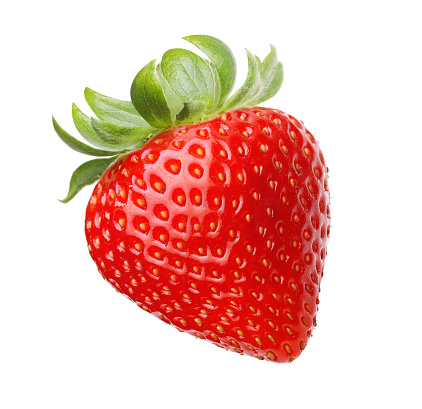
#> input picture ImageProcessingPython/PracticaIntroductioria/fresa.jpeg, 422 x 409 px
$ python 'channels(2).py'
#> lines starting #> are read from the running program, lines starting #| are printed output that depends on the picture
#!/usr/bin/env python3
# -*- coding: utf-8 -*-
"""
Created on Mon Feb  7 19:25:41 2022

Other option for channel decomposition

@author: Ignacio Cordova Pou
"""

import matplotlib.pyplot as plt
import numpy as np

#llegim la imatge
im = plt.imread('fresa.jpeg')
#> im is the input picture: shape (409, 422, 3); mean R, G, B 237.2, 193.4, 184.2

#dimensions i nº de capes de la imatge
dim = im.shape
#> dim = (409, 422, 3)

print("Alçada:",dim[0], "píxels")
#| Alçada: 409 píxels
print("Amplada:",dim[1], "píxels")
#| Amplada: 422 píxels
print("Capes:",dim[2])
#| Capes: 3

#circle1 = plt.Circle((390, 280), 110, color='black',fill=False)
#circle2 = plt.Circle((390, 280), 110, color='black',fill=False)
#circle3 = plt.Circle((390, 280), 110, color='black',fill=False)

f, axarr = plt.subplots(2,3) # f is the figure, axarr is axes array


#les escales de grisos noms necessiten un array 2d

imr = im[:,:,0]
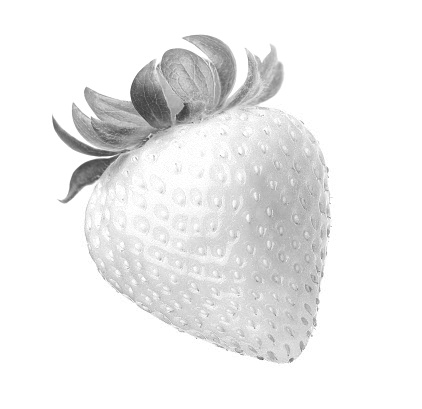
#> imr: shape (409, 422); min 60, max 255, mean 237.2
axarr[0,0].imshow(imr,cmap='gray')
axarr[0,0].set_title('Extracció R')
axarr[0,0].axis('off')
#axarr[0,0].add_patch(circle1)
#axarr[0,0].text(200, 150, 'Red car', fontsize=14)

img = im[:,:,1]
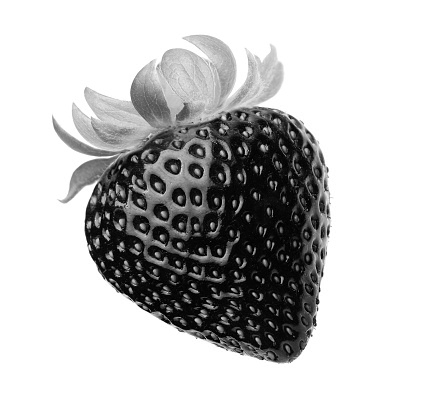
#> img: shape (409, 422); min 0, max 255, mean 193.4
axarr[0,1].imshow(img,cmap = 'gray')
axarr[0,1].set_title('Extracció G')
axarr[0,1].axis('off')
#axarr[0,1].add_patch(circle2)

imb = im[:,:,2]
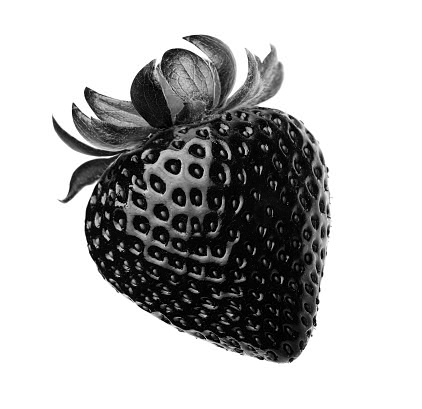
#> imb: shape (409, 422); min 0, max 255, mean 184.2
axarr[0,2].imshow(imb,cmap = 'gray')
axarr[0,2].set_title('Extracció B')
axarr[0,2].axis('off')
#axarr[0,2].add_patch(circle3)


#Ara anem a per els canals RGB


imR = np.zeros((dim[0],dim[1],dim[2]),dtype=np.uint8)#creem 3 matrius de zeros
imR[:,:,0]=imr
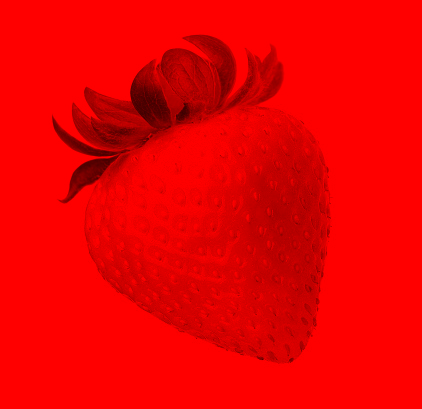
#> imR: shape (409, 422, 3); mean of channels 0, 1, 2 237.2, 0, 0; drawn as R, G, B
axarr[1,0].imshow(imR)
axarr[1,0].set_title('R')
axarr[1,0].axis('off')

imG = np.zeros((dim[0],dim[1],dim[2]),dtype=np.uint8)#creem 3 matrius de zeros
imG[:,:,1]=img
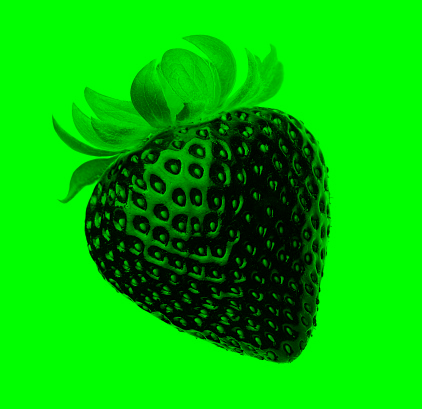
#> imG: shape (409, 422, 3); mean of channels 0, 1, 2 0, 193.4, 0; drawn as R, G, B
axarr[1,1].imshow(imG)
axarr[1,1].set_title('G')
axarr[1,1].axis('off')

imB = np.zeros((dim[0],dim[1],dim[2]),dtype=np.uint8)#creem 3 matrius de zeros
imB[:,:,2]=imb
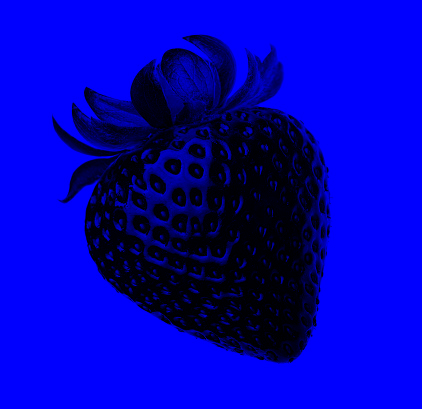
#> imB: shape (409, 422, 3); mean of channels 0, 1, 2 0, 0, 184.2; drawn as R, G, B
axarr[1,2].imshow(imB)
axarr[1,2].set_title('B')
axarr[1,2].axis('off')

$ run again, with ImageProcessingPython/PracticaIntroductioria/channels(2).png saved as ImageProcessingPython/PracticaIntroductioria/fresa.jpeg
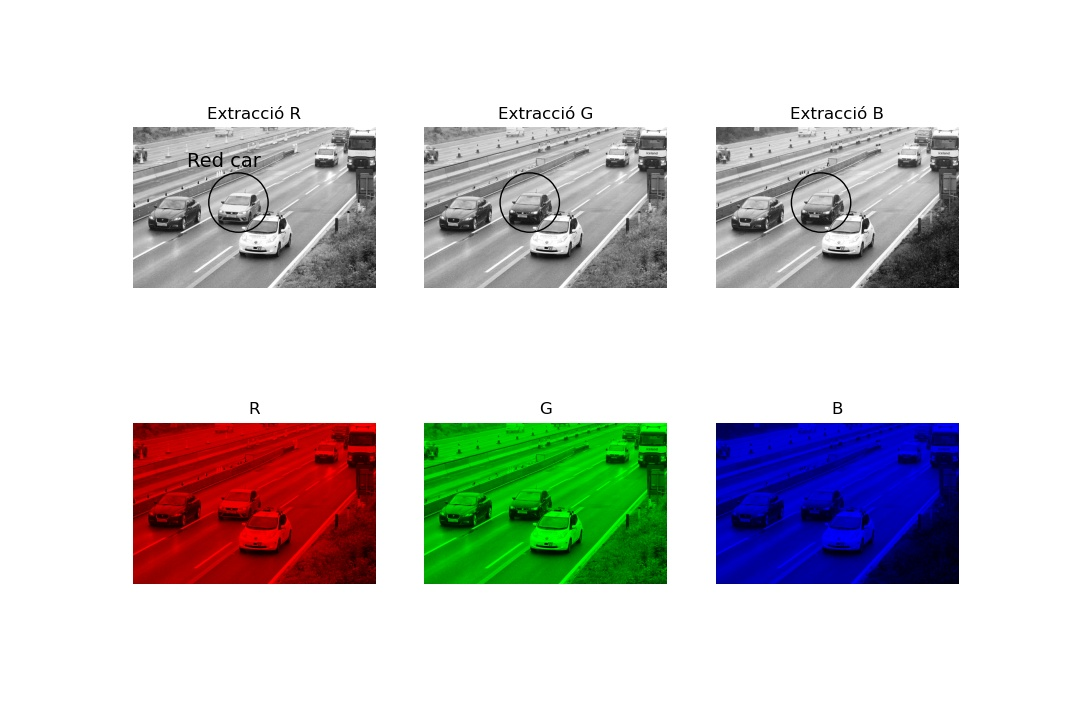
#> input picture ImageProcessingPython/PracticaIntroductioria/channels(2).png, 1065 x 704 px
#> im is the input picture: shape (704, 1065, 3); mean R, G, B 206.8, 206.9, 206.7
#| Alçada: 704 píxels
#| Amplada: 1065 píxels
#| Capes: 3
#> `imG[:,:,1]=img`:
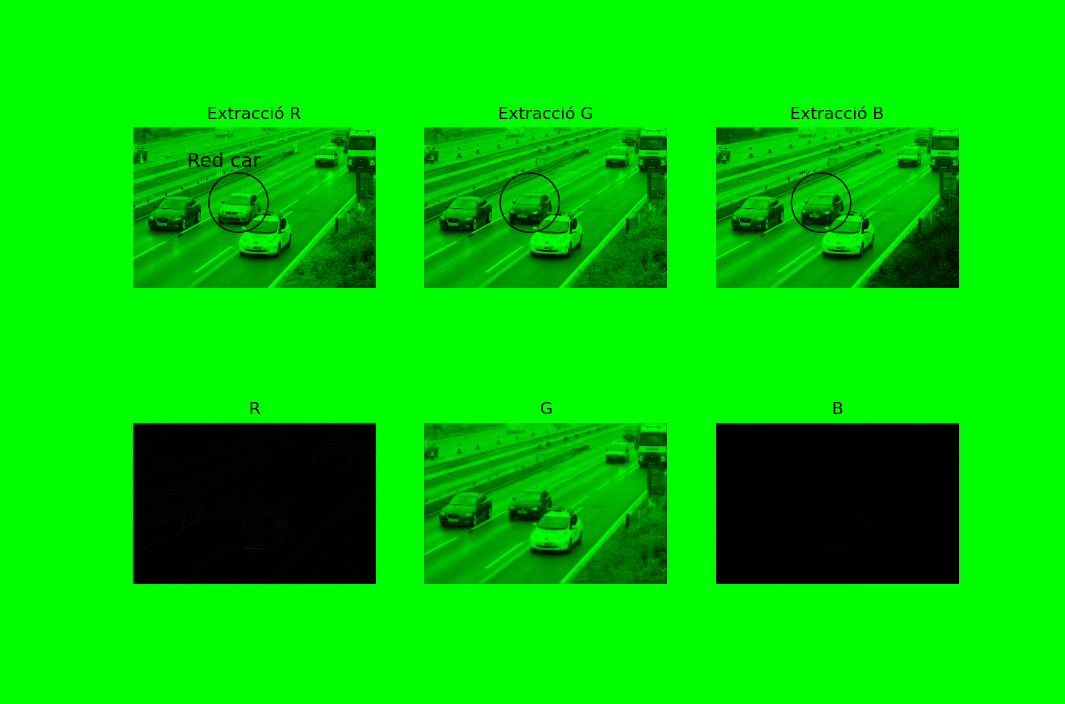
#> imG: shape (704, 1065, 3); mean of channels 0, 1, 2 0, 206.9, 0; drawn as R, G, B
#> `imB[:,:,2]=imb`:
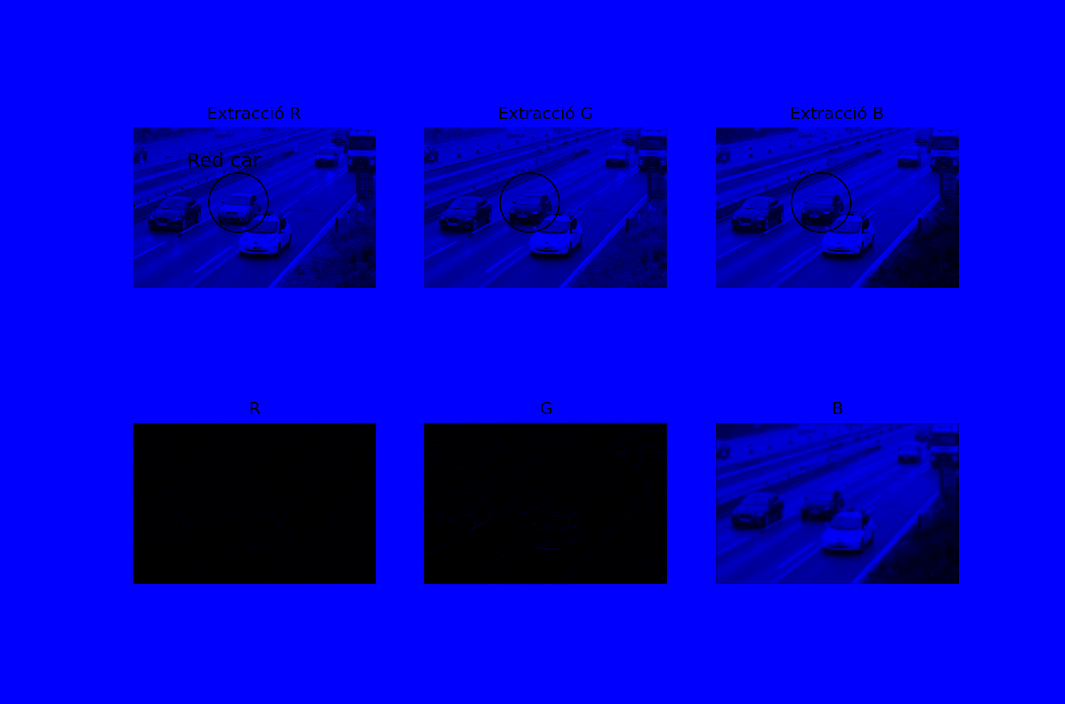
#> imB: shape (704, 1065, 3); mean of channels 0, 1, 2 0, 0, 206.7; drawn as R, G, B
